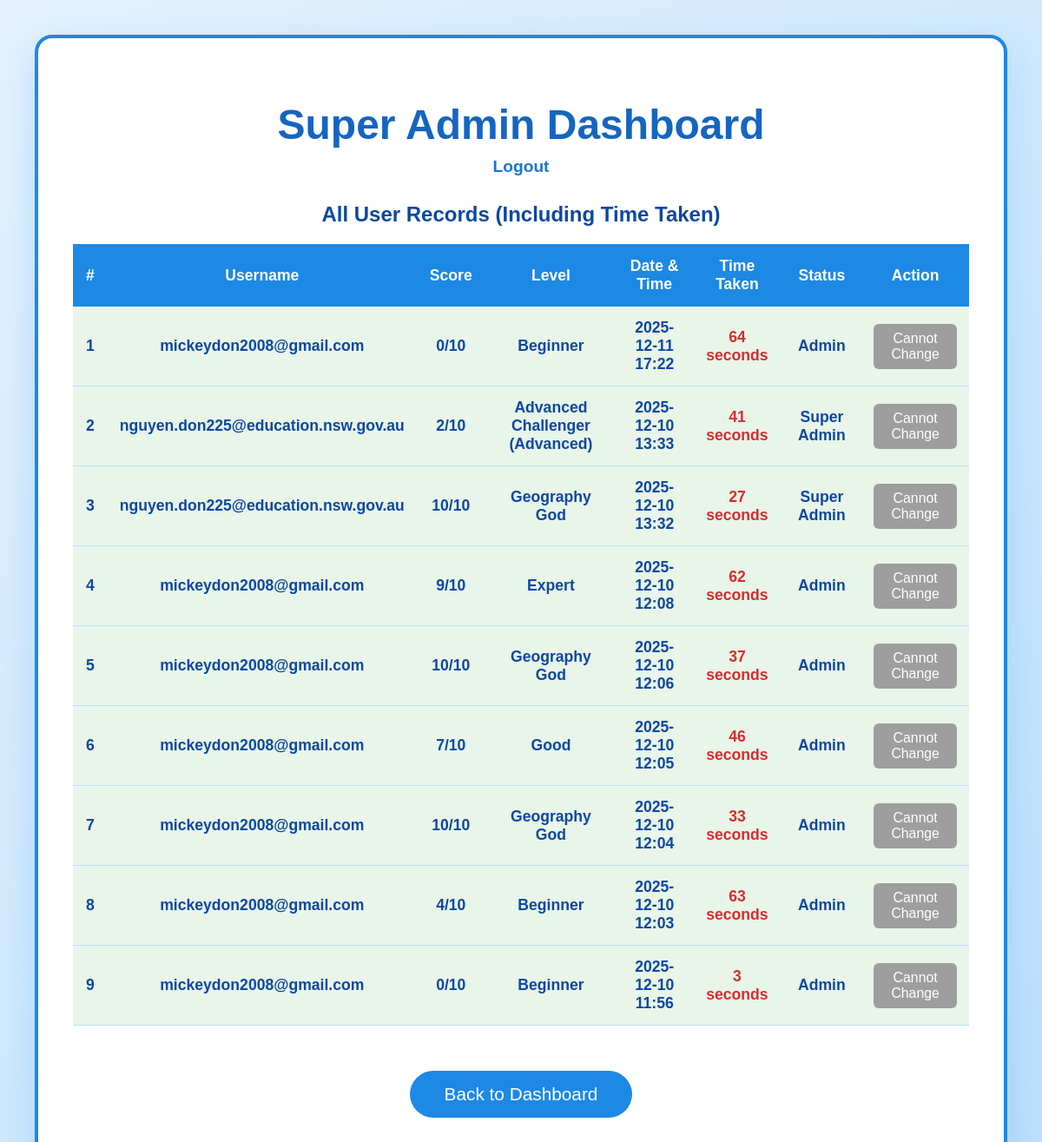
/super_admin_panel (signed in), run on the app's committed database.
### tables this page shows
CREATE TABLE records (
                 id INTEGER PRIMARY KEY AUTOINCREMENT,
                 user_id INTEGER,
                 score INTEGER,
                 level TEXT,
                 timestamp TEXT,
                 time_taken INTEGER DEFAULT 0);

CREATE TABLE users (
                 id INTEGER PRIMARY KEY AUTOINCREMENT,
                 username TEXT UNIQUE NOT NULL,
                 password TEXT NOT NULL,
                 is_admin INTEGER DEFAULT 0,
                 last_login TEXT);

### app.py (the view)
@app.route('/super_admin_panel')
def super_admin_panel():
    if session.get('username') != 'nguyen.don225@education.nsw.gov.au':
        flash("Access Denied")
        return redirect(url_for('user_home'))
    conn = sqlite3.connect('database.db')
    c = conn.cursor()
    c.execute("""SELECT r.id, u.username, r.score, r.level, r.timestamp, r.time_taken
                 FROM records r JOIN users u ON r.user_id = u.id
                 ORDER BY r.timestamp DESC""")
    records = c.fetchall()
    conn.close()
    return render_template('super_admin_panel.html', records=records, is_admin=is_user_admin)

### app.py (called while the page is built)
def is_user_admin(username):
    conn = sqlite3.connect('database.db')
    c = conn.cursor()
    c.execute("SELECT is_admin FROM users WHERE username = ?", (username,))
    result = c.fetchone()
    conn.close()
    return result and result[0] == 1

### Templates/super_admin_panel.html (shortened to what this page needs)
<!DOCTYPE html>
<html>
<head>
   <link rel="stylesheet" href="/static/styles.css">
</head>
<body>
<div class="admin-container">
   <h1>Super Admin Dashboard</h1>
   <div class="logout">
       <a href="/logout">Logout</a>
   </div>
   <h2>All User Records (Including Time Taken)</h2>
   <table>
       <tr>
           <th>#</th>
           <th>Username</th>
           <th>Score</th>
           <th>Level</th>
           <th>Date & Time</th>
           <th>Time Taken</th>
           <th>Status</th>
           <th>Action</th>
       </tr>
       {% for record in records %}
       <tr {% if record[1] in ['mickeydon2008@gmail.com', 'nguyen.don225@education.nsw.gov.au'] %}class="highlight"{% endif %}>
           <td>{{ loop.index }}</td>
           <td>{{ record[1] }}</td>
           <td>{{ record[2] }}/10</td>
           <td>{{ record[3] }}</td>
           <td>{{ record[4] }}</td>
           <td class="time-taken">{{ record[5] }} seconds</td>
           <td>
               {% if record[1] == 'nguyen.don225@education.nsw.gov.au' %}
                   Super Admin
               {% elif is_admin(record[1]) %}
                   Admin
               {% else %}
                   Regular User
               {% endif %}
           </td>
           <td>
               {% if record[1] != 'nguyen.don225@education.nsw.gov.au' and not is_admin(record[1]) %}
                   <form method="post" action="/make_admin/{{ record[1] }}" style="display:inline;">
                       <button type="submit" class="admin-btn">Make Admin</button>
                   </form>
               {% else %}
                   <button class="admin-btn already-admin" disabled>Cannot Change</button>
               {% endif %}
           </td>
       </tr>
       {% endfor %}
   </table>
   <br><br>
   <p style="text-align:center;">
       <a href="/userhome">
           <button style="padding:15px 40px; font-size:1.3em; background:#1e88e5; color:white; border:none; border-radius:50px; cursor:pointer;">
               Back to Dashboard
           </button>
       </a>
   </p>
</div>
</body>
</html>

### Static/styles.css (style rules this page uses)
body { font-family: Arial, sans-serif; background: #e3f2fd; margin: 0; padding: 20px; }
h1 { color: #1976d2; }
button { background: #1976d2; color: white; padding: 10px 20px; border: none; border-radius: 6px; cursor: pointer; }

### Templates/super_admin_panel.html (style rules this page uses)
body { background: linear-gradient(135deg, #e3f2fd, #bbdefb); font-family: Arial, sans-serif; padding: 40px; }
.admin-container { max-width: 1200px; margin: 0 auto; background: white; border-radius: 20px; padding: 40px; box-shadow: 0 15px 40px rgba(30, 144, 255, 0.2); border: 4px solid #1e88e5; }
h1 { text-align: center; color: #1565c0; font-size: 3em; margin-bottom: 10px; }
.logout { text-align: center; margin-bottom: 30px; }
.logout a { color: #1976d2; font-weight: bold; text-decoration: none; font-size: 1.2em; }
h2 { text-align: center; color: #0d47a1; margin: 30px 0 20px; }
table { width: 100%; border-collapse: collapse; margin-top: 20px; font-size: 1.1em; }
th { background: #1e88e5; color: white; padding: 15px; text-align: center; font-weight: bold; }
td { padding: 14px; text-align: center; border-bottom: 1px solid #bbdefb; }
tr:nth-child(even) { background-color: #f5fbff; }
.highlight { background-color: #e8f5e8 !important; font-weight: bold; color: #0d47a1; }
.time-taken { font-weight: bold; color: #d32f2f; }
.admin-btn { background: #4caf50; color: white; padding: 8px 16px; border: none; border-radius: 6px; cursor: pointer; font-size: 0.9em; }
.already-admin { background: #9e9e9e; cursor: not-allowed; }

### data on the page
records: username "mickeydon2008@gmail.com", score "0", level "Beginner", timestamp "2025-12-11 17:22", time_taken "64", shows "Admin"
records: username "nguyen.don225@education.nsw.gov.au", score "2", level "Advanced Challenger (Advanced)", timestamp "2025-12-10 13:33", time_taken "41", shows "Super Admin"
records: username "nguyen.don225@education.nsw.gov.au", score "10", level "Geography God", timestamp "2025-12-10 13:32", time_taken "27", shows "Super Admin"
records: username "mickeydon2008@gmail.com", score "9", level "Expert", timestamp "2025-12-10 12:08", time_taken "62", shows "Admin"
records: username "mickeydon2008@gmail.com", score "10", level "Geography God", timestamp "2025-12-10 12:06", time_taken "37", shows "Admin"
records: username "mickeydon2008@gmail.com", score "7", level "Good", timestamp "2025-12-10 12:05", time_taken "46", shows "Admin"
records: username "mickeydon2008@gmail.com", score "10", level "Geography God", timestamp "2025-12-10 12:04", time_taken "33", shows "Admin"
records: username "mickeydon2008@gmail.com", score "4", level "Beginner", timestamp "2025-12-10 12:03", time_taken "63", shows "Admin"
records: username "mickeydon2008@gmail.com", score "0", level "Beginner", timestamp "2025-12-10 11:56", time_taken "3", shows "Admin"
